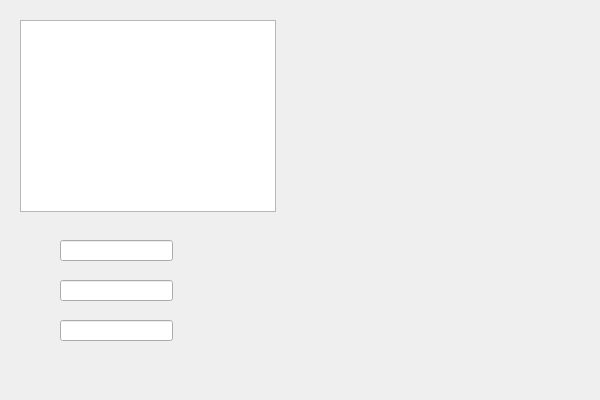
<?xml version="1.0" encoding="UTF-8"?>
<ui version="4.0">
 <class>OOPExamClass</class>
 <widget class="QWidget" name="OOPExamClass">
  <property name="geometry">
   <rect>
    <x>0</x>
    <y>0</y>
    <width>600</width>
    <height>400</height>
   </rect>
  </property>
  <property name="windowTitle">
   <string>OOPExam</string>
  </property>
  <widget class="QListWidget" name="patientListWidget">
   <property name="geometry">
    <rect>
     <x>20</x>
     <y>20</y>
     <width>256</width>
     <height>192</height>
    </rect>
   </property>
  </widget>
  <widget class="QLineEdit" name="lineEdit">
   <property name="geometry">
    <rect>
     <x>60</x>
     <y>240</y>
     <width>113</width>
     <height>21</height>
    </rect>
   </property>
  </widget>
  <widget class="QLineEdit" name="lineEdit_2">
   <property name="geometry">
    <rect>
     <x>60</x>
     <y>280</y>
     <width>113</width>
     <height>21</height>
    </rect>
   </property>
  </widget>
  <widget class="QLineEdit" name="lineEdit_3">
   <property name="geometry">
    <rect>
     <x>60</x>
     <y>320</y>
     <width>113</width>
     <height>21</height>
    </rect>
   </property>
  </widget>
 </widget>
 <layoutdefault spacing="6" margin="11"/>
 <resources>
  <include location="OOPExam.qrc"/>
 </resources>
 <connections/>
</ui>
